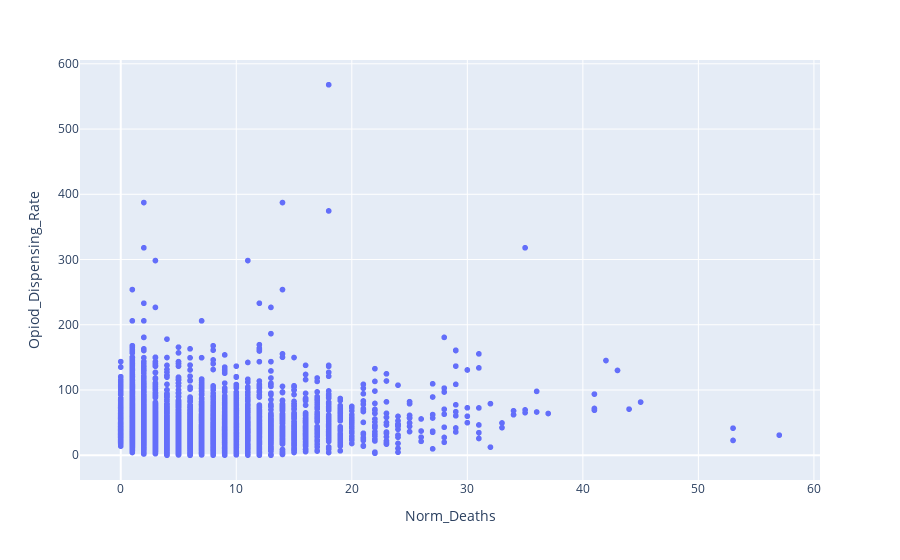

Notebook code for this chart:
### Markdown cell above
### Plotting Normalized Mortality against Opioid Dispensing rate

### Code cell
fig = px.scatter(df_superdataset, x="Norm_Deaths", y="Opiod_Dispensing_Rate")
fig.show()

### Figure 1 — Plotly figure (JSON) as saved in the notebook; plotly's stock layout.template omitted (floating-point values rounded to 4 significant figures; data arrays with more than 128 entries replaced by an {"elided": "..."} marker saying what was removed)
{"data": [{"hovertemplate": "Norm_Deaths=%{x}<br>Opiod_Dispensing_Rate=%{y}<extra></extra>", "legendgroup": "", "marker": {"color": "#636efa", "symbol": "circle"}, "mode": "markers", "name": "", "showlegend": false, "type": "scattergl", "x": {"elided": "5538 int values"}, "xaxis": "x", "y": {"elided": "5538 float values"}, "yaxis": "y"}], "layout": {"legend": {"tracegroupgap": 0}, "margin": {"t": 60}, "xaxis": {"anchor": "y", "domain": [0, 1], "title": {"text": "Norm_Deaths"}}, "yaxis": {"anchor": "x", "domain": [0, 1], "title": {"text": "Opiod_Dispensing_Rate"}}}}
